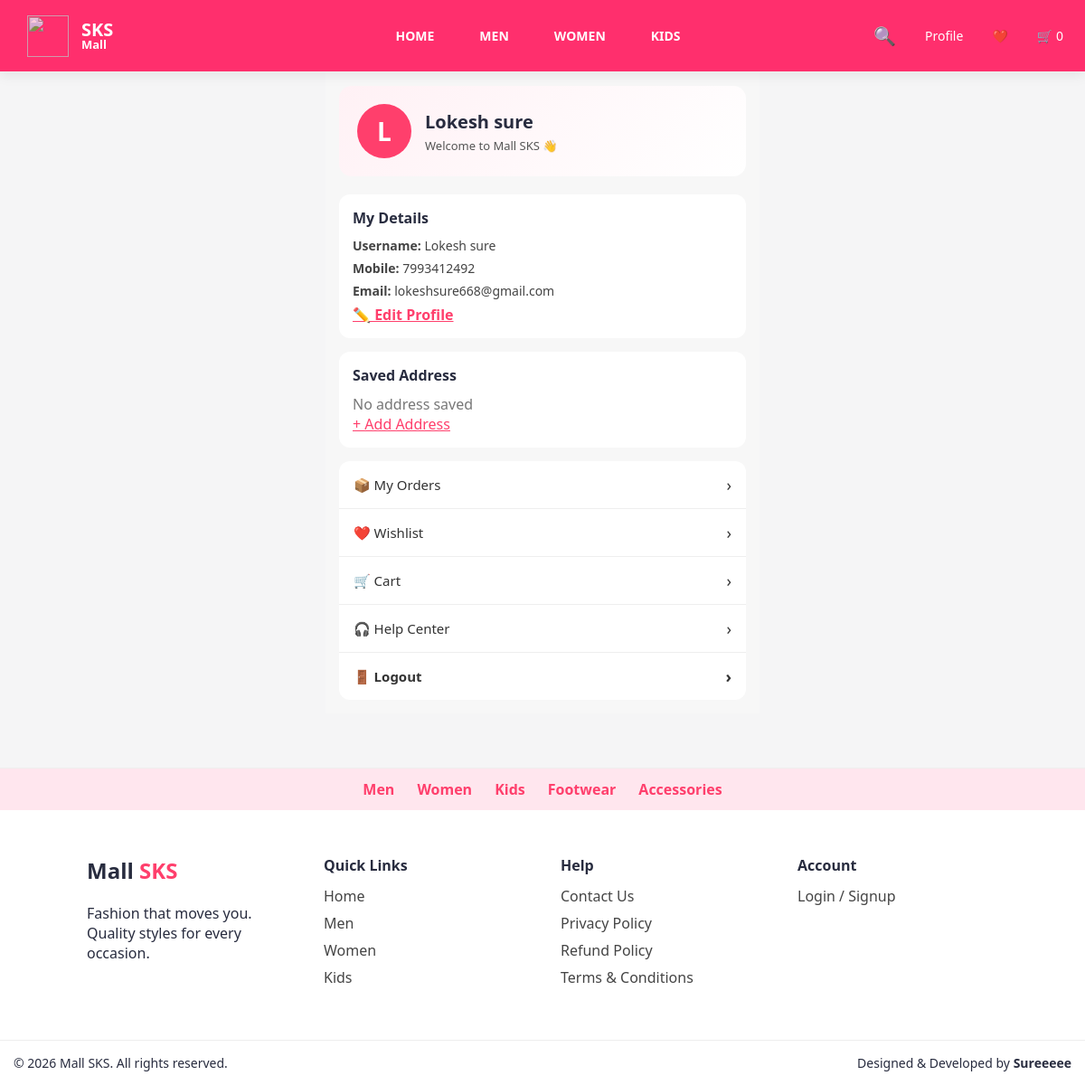
The app's page /profile (signed in), older data.
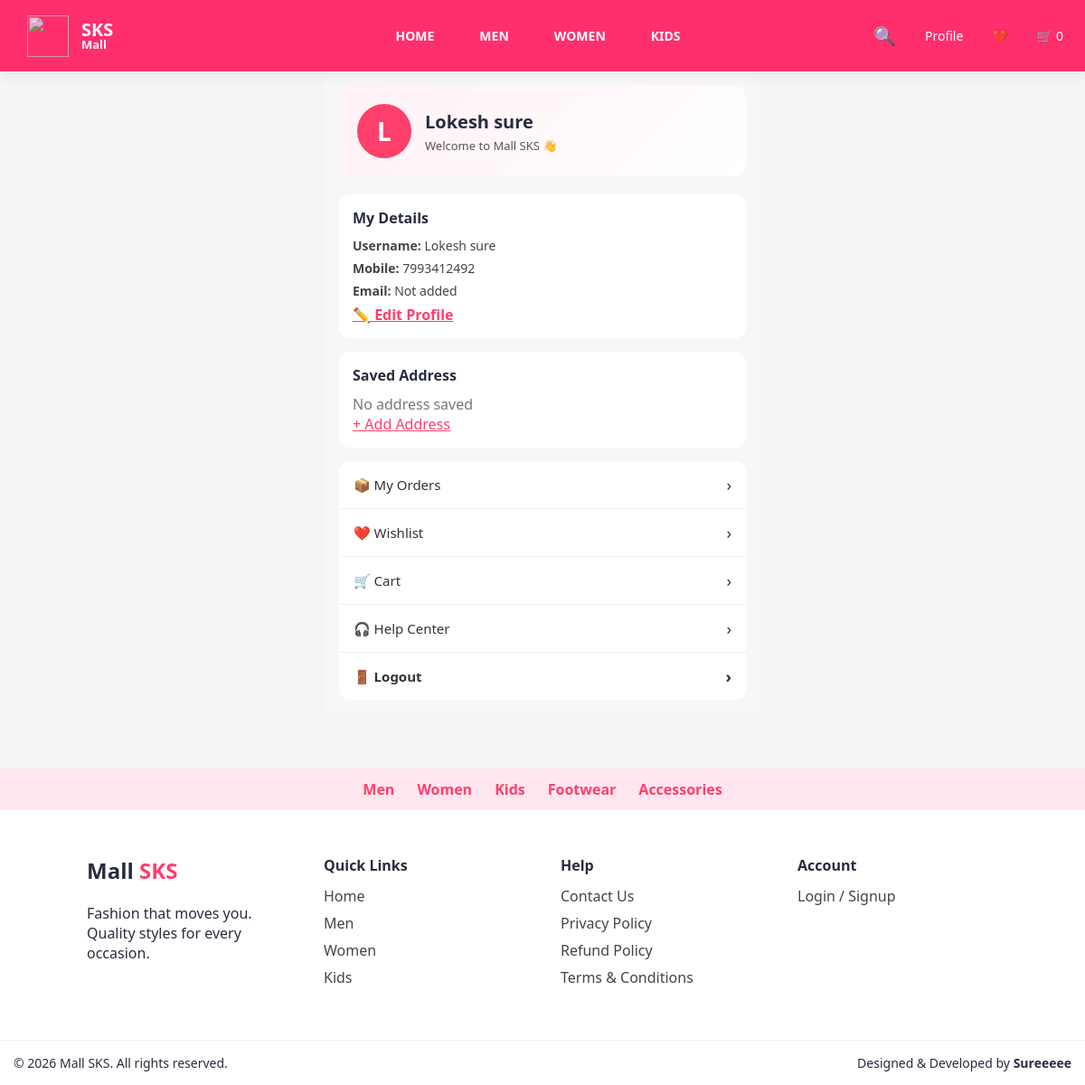
The same page, newer data.
### models/user.py (models this page shows)
class User(db.Model):
    id = db.Column(db.Integer, primary_key=True)
    mobile = db.Column(db.String(10), unique=True, nullable=False)
    username = db.Column(db.String(50))
    email = db.Column(db.String(100), unique=True)
    role = db.Column(db.String(20), default="customer")

### app.py (the view)
@app.route("/profile")
def profile():
    if "user_id" not in session:
        session["show_login"] = True
        return redirect(url_for("home"))
    user = User.query.get(session["user_id"])
    if not user:
        session.clear()
        return redirect(url_for("home"))
    return render_template("profile.html", user=user)

### templates/profile.html (shortened to what this page needs)
<!DOCTYPE html>
<html lang="en">
<head>
    <link rel="stylesheet" href="{{ url_for('static', filename='css/style.css') }}">
</head>
<body>
{% include "header.html" %}
<div class="profile-page">
    <div class="profile-top">
        <div class="profile-avatar">
            {{ user.username[0] | upper }}
        </div>
        <div>
            <h2>{{ user.username }}</h2>
            <p>Welcome to Mall SKS 👋</p>
        </div>
    </div>
    <div class="profile-card profile-info">
        <h3>My Details</h3>
        <p><b>Username:</b> {{ user.username }}</p>
        <p><b>Mobile:</b> {{ user.mobile or "Not added" }}</p>
        <p><b>Email:</b> {{ user.email or "Not added" }}</p>
        <a href="{{ url_for('edit_profile') }}" style="color:#ff3f6c;font-weight:600;">
            ✏️ Edit Profile
        </a>
    </div>
    <div class="profile-card">
        <h3>Saved Address</h3>
        {% if user.address %}
            <p>{{ user.address }}</p>
        {% else %}
            <p style="color:#777;">No address saved</p>
            <a href="{{ url_for('address') }}" style="color:#ff3f6c;">+ Add Address</a>
        {% endif %}
    </div>
    <div class="profile-menu">
        <a href="{{ url_for('my_orders') }}">
            📦 My Orders
            <span>›</span>
        </a>
        <a href="{{ url_for('wishlist') }}">
            ❤️ Wishlist
            <span>›</span>
        </a>
        <a href="{{ url_for('cart') }}">
            🛒 Cart
            <span>›</span>
        </a>
        <a href="{{ url_for('contact') }}">
            🎧 Help Center
            <span>›</span>
        </a>
        <a href="{{ url_for('logout') }}" class="logout">
            🚪 Logout
            <span>›</span>
        </a>
    </div>
</div>
{% include "footer.html" %}
</body>
</html>

Row changes from the older to the newer data that the page shows:
changed User "Lokesh sure": email "lokeshsure668@gmail.com" → "Not added"
